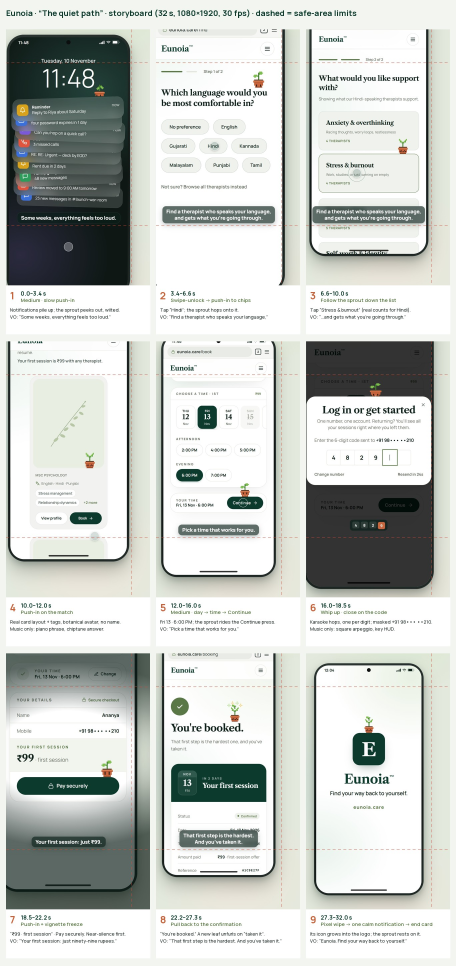
#> input picture eunoia-booking-reel/storyboard.jpg, 1368 x 2896 px, given in place of sb_2.95.jpg, which was not available (shown at 1/3 size)
$ python storyboard.py .. ../storyboard.jpg
#> lines starting #> are read from the running program, lines starting #| are printed output that depends on the picture
"""Storyboard sheet: labelled key frames with safe-area guides.
Usage: python tools/storyboard.py <stills dir> <out.jpg>
"""
import sys
from pathlib import Path

from PIL import Image, ImageDraw, ImageFont

HERE = Path(__file__).resolve().parent.parent
SHOTS = [  # (time, no, time range, framing / move, line)
    (2.95, "1", "0.0–3.4", "Medium · slow push-in", "Notifications pile up; the sprout peeks out, wilted.\nVO: “Some weeks, everything feels too loud.”"),
    (5.95, "2", "3.4–6.6", "Swipe-unlock → push-in to chips", "Tap “Hindi”; the sprout hops onto it.\nVO: “Find a therapist who speaks your language,”"),
    (7.95, "3", "6.6–10.0", "Follow the sprout down the list", "Tap “Stress & burnout” (real counts for Hindi).\nVO: “…and gets what you’re going through.”"),
    (10.95, "4", "10.0–12.0", "Push-in on the match", "Real card layout + tags, botanical avatar, no name.\nMusic only: piano phrase, chiptune answer."),
    (14.55, "5", "12.0–16.0", "Medium · day → time → Continue", "Fri 13 · 6:00 PM; the sprout rides the Continue press.\nVO: “Pick a time that works for you.”"),
    (17.25, "6", "16.0–18.5", "Whip up · close on the code", "Karaoke hops, one per digit; masked +91 98••• ••210.\nMusic only: square arpeggio, key HUD."),
    (20.6, "7", "18.5–22.2", "Push-in + vignette freeze", "“₹99 · first session” · Pay securely. Near-silence first.\nVO: “Your first session: just ninety-nine rupees.”"),
    (26.75, "8", "22.2–27.3", "Pull back to the confirmation", "“You’re booked.” A new leaf unfurls on “taken it”.\nVO: “That first step is the hardest. And you’ve taken it.”"),
    (29.6, "9", "27.3–32.0", "Pixel wipe → one calm notification → end card", "Its icon grows into the logo; the sprout rests on it.\nVO: “Eunoia. Find your way back to yourself.”"),
]
W, H = 432, 768          # 0.4 × 1080×1920
PAD, LAB = 18, 150


def font(size, weight="Bold"):
    f = ImageFont.truetype(str(HERE / "fonts" / "Manrope-VF.ttf"), size)
    try:
        f.set_variation_by_name(weight)
    except Exception:
        pass
    return f


def main():
    src, out = Path(sys.argv[1]), sys.argv[2]
    cols, rows = 3, 3
    sheet = Image.new("RGB", (cols * (W + PAD) + PAD, rows * (H + LAB + PAD) + PAD + 70), "#F3F5F0")
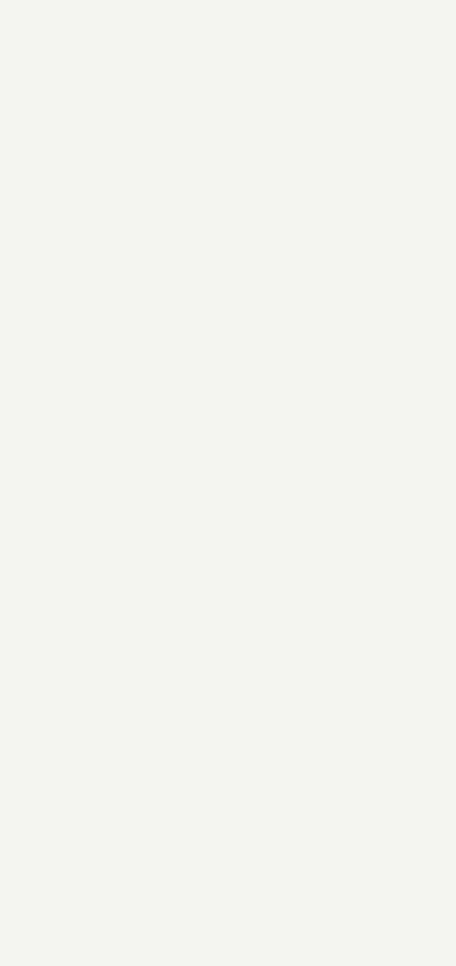
#> sheet: PIL image 1368x2896 RGB (shown at 1/3 size); mean R, G, B 243, 245, 240
    d = ImageDraw.Draw(sheet)
    d.text((PAD, 22), "Eunoia · “The quiet path” · storyboard (32 s, 1080×1920, 30 fps) · dashed = safe-area limits", font=font(24), fill="#0C3B2E")
    for i, (t, no, rng, framing, line) in enumerate(SHOTS):
        c, r = i % cols, i // cols
        x, y = PAD + c * (W + PAD), 70 + PAD + r * (H + LAB + PAD)
        im = Image.open(src / f"sb_{t:g}.jpg").convert("RGB").resize((W, H), Image.LANCZOS)
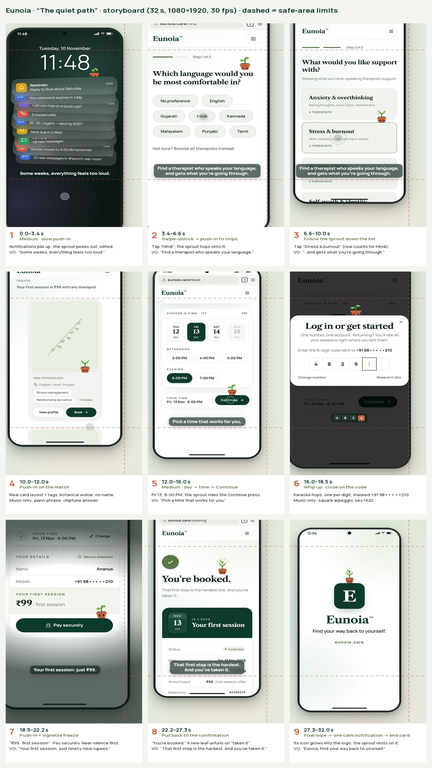
#> im: PIL image 432x768 RGB; mean R, G, B 199.4, 203.1, 199
        g = ImageDraw.Draw(im)
        s = W / 1080
        for (x0, y0, x1, y1) in [(0, 250 * s, W, 250 * s), (0, (1920 - 450) * s, W, (1920 - 450) * s), ((1080 - 140) * s, 0, (1080 - 140) * s, H)]:
            n = int(max(abs(x1 - x0), abs(y1 - y0)) // 8)
            for k in range(0, n, 2):
                a, b = k / n, (k + 1) / n
                g.line([(x0 + (x1 - x0) * a, y0 + (y1 - y0) * a), (x0 + (x1 - x0) * b, y0 + (y1 - y0) * b)], fill=(214, 72, 50), width=1)
        sheet.paste(im, (x, y))
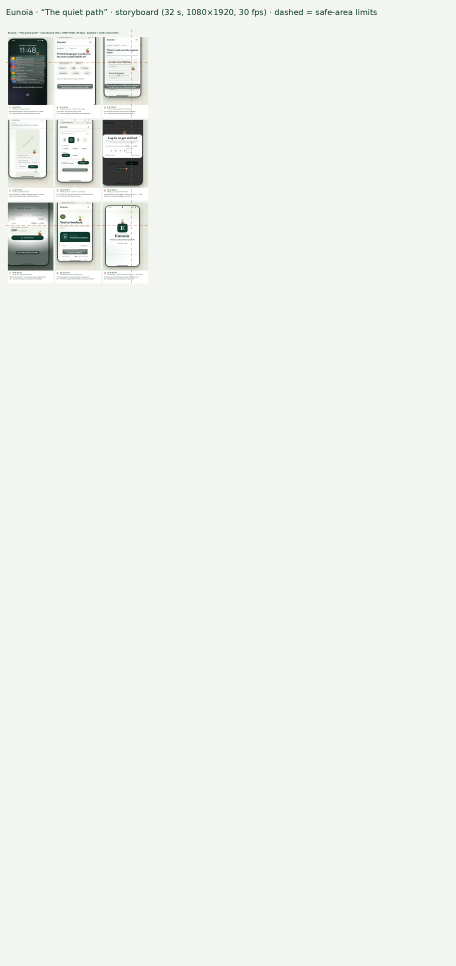
#> sheet: PIL image 1368x2896 RGB (shown at 1/3 size); mean R, G, B 239.1, 241.2, 236.3
        d.rounded_rectangle([x, y + H, x + W, y + H + LAB - 4], 0, fill="#FFFFFF")
        d.text((x + 12, y + H + 10), f"{no}", font=font(30), fill="#C8643B")
        d.text((x + 44, y + H + 12), f"{rng} s", font=font(17), fill="#0C3B2E")
        d.text((x + 44, y + H + 34), framing, font=font(15, "SemiBold"), fill="#56763F")
        d.multiline_text((x + 12, y + H + 64), line, font=font(14, "Medium"), fill="#24302B", spacing=6)
    sheet.save(out, quality=90)
    print(out, sheet.size)


#> (the run stopped early here; a loop or call above may not have finished)
